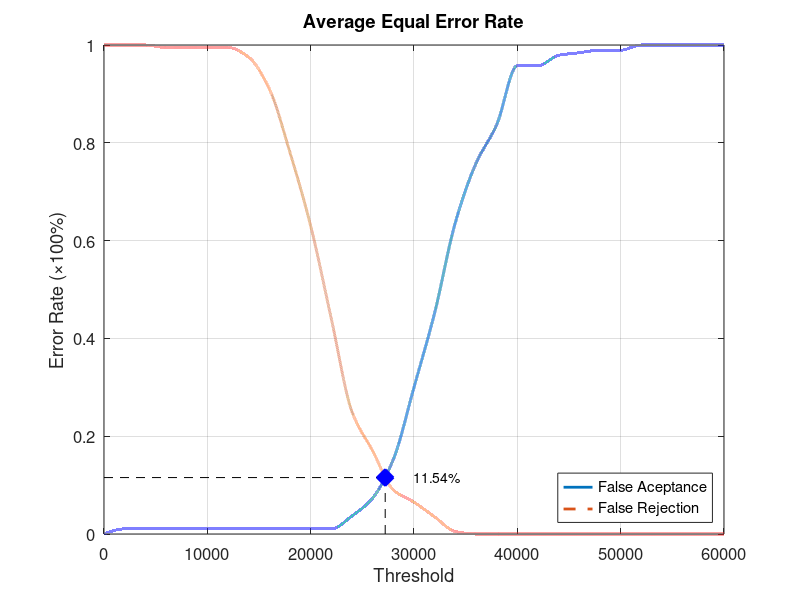
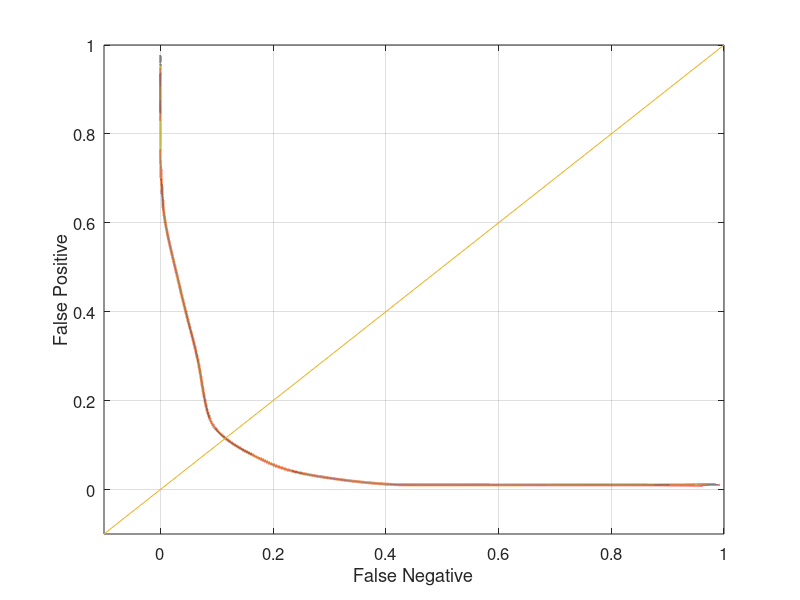

Recreate these plots in MATLAB, in order.
function yEER = Database2_1
close all;
clear;
clc;
x = 0:2000:60000;
xq = 0:0.5:60000;

y0 = [0 0.0105263 0.0105263 0.0105263 0.0105263 0.0105263 0.0105263 0.0105263 0.0105263 0.0105263 0.0105263 0.0105263 0.0368421 0.0736842 0.152632 0.3 0.452632 0.636842 0.757895 0.836842 0.957895 0.957895 0.978947 0.984211 0.989474 0.989474 1 1 1 1 1];
yy0 = interp1(x, y0, xq, 'pchip');
y1 = [1 1 1 0.995 0.995 0.995 0.995 0.975 0.91 0.78 0.63 0.44 0.25 0.17 0.09 0.065 0.035 0.005 0 0 0 0 0 0 0 0 0 0 0 0 0];
yy1 = interp1(x, y1, xq, 'pchip');

% Calculating EER: 
y2 = abs(y0 - y1);
find(y2 == min(y2))
yy2 = abs(yy0 - yy1);
xEER = find(yy2 == min(yy2));
xEERIndex = xq(xEER) % X-axis EER
yEER = yy0(xEER) % Y-axis EER

main = figure
plot(xq, yy0,'-','LineWidth', 2);	hold on
plot(xq, yy1,'--','LineWidth', 2);	hold on
plot([xEERIndex xEERIndex], [0 yEER], 'k--');	hold on
plot([0 xEERIndex], [yEER yEER], 'k--');	hold on
plot(xEERIndex, yEER, 'bx', 'LineWidth', 10);	hold on
text(xEERIndex + 10 * xEERIndex / 100, yEER, [num2str(round((10000 * yEER)) / 100) '%'])
legend('False Aceptance', 'False Rejection', 'Location', 'SouthEast')
xlabel('Threshold')
ylabel('Error Rate (\times100%)')
title('Average Equal Error Rate')
set(gca, 'FontSize', 12)
axis([0 60000 0 1])
grid on

print(main, 'Database2_1Main', '-dpng');
FNRxFPR = figure('Color', [1 1 1]);
plot(yy1, yy0, '-', yy1, yy0, 'LineWidth', 2);
hold on
y = -0.1:0.1:1
plot(y, y); 
set(gca, 'FontSize', 12)
xlabel('False Negative')
ylabel('False Positive')
axis([-0.1 1 -0.1 1])
set(gca, 'FontSize', 12)
grid on

print(FNRxFPR, 'Database2_1FNRxFPR','-dpng');
end
